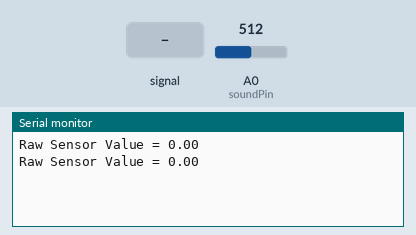
The sketch below on a simulated Arduino Uno, built with avr-gcc and run on an emulated ATmega328P. Shown: the last lines printed to the serial monitor. The inputs (shaded band) are chosen by the test bench; at power-on: A0 (soundPin) = 512.

Above: at 1.2 s.
1.3 s: A0 (soundPin) fed a 200 Hz sine of ±81 counts around its level
At 2.6 s:
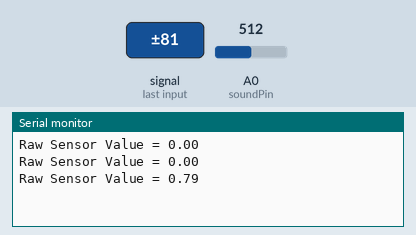
2.8 s: A0 (soundPin) fed a 1000 Hz sine of ±255 counts around its level
At 4.1 s:
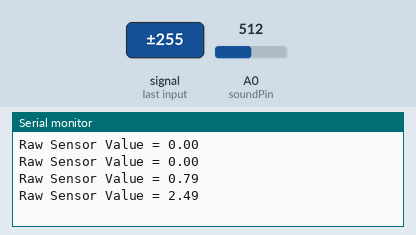
Timing chart, 0 to 5.8 s (numbered marks = the images above; inputs shaded):
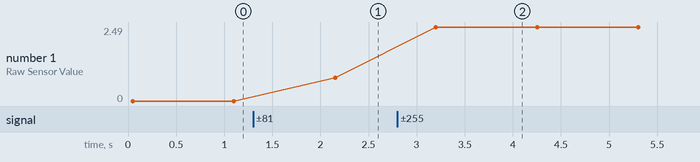

Measured:
- after the input at 1.3 s, the serial monitor: prints a new line after 0.85 s (image 1)
- after the input at 2.8 s, the serial monitor: prints a new line after 0.40 s (image 2)
- plotted number 1: 0 → 0.79 after the input at 1.3 s, 0.79 → 2.49 after the input at 2.8 s

The sketch:

sound_sensor.ino
```cpp
/****************************************
Example Sound Level Sketch for the
Microphone Amplifier
****************************************/

// Sample window width in mS (50 mS = 20Hz)
const int sampleWindow = 50;
unsigned int sample;

int soundPin = A0;
double soundValue;

void setup()
{
   pinMode(soundPin, INPUT);
   Serial.begin(9600);
}

void loop()
{
  soundValue = readSoundValue(soundPin) ;
  Serial.print("Raw Sensor Value = ");
  Serial.println(soundValue);
  delay(1000);
}

double readSoundValue(int soundPin)
{
   unsigned long startMillis= millis();  // Start of sample window
   unsigned int peakToPeak = 0;   // peak-to-peak level

   unsigned int signalMax = 0;
   unsigned int signalMin = 1024;

   // collect data for 50 mS
   while (millis() - startMillis < sampleWindow)
   {
      sample = analogRead(soundPin);
      if (sample < 1024)  // toss out spurious readings
      {
         if (sample > signalMax)
         {
            signalMax = sample;  // save just the max levels
         }
         else if (sample < signalMin)
         {
            signalMin = sample;  // save just the min levels
         }
      }
   }
   peakToPeak = signalMax - signalMin;  // max - min = peak-peak amplitude
   double volts = (peakToPeak * 5.0) / 1024;  // convert to volts

  return volts;
}
```
